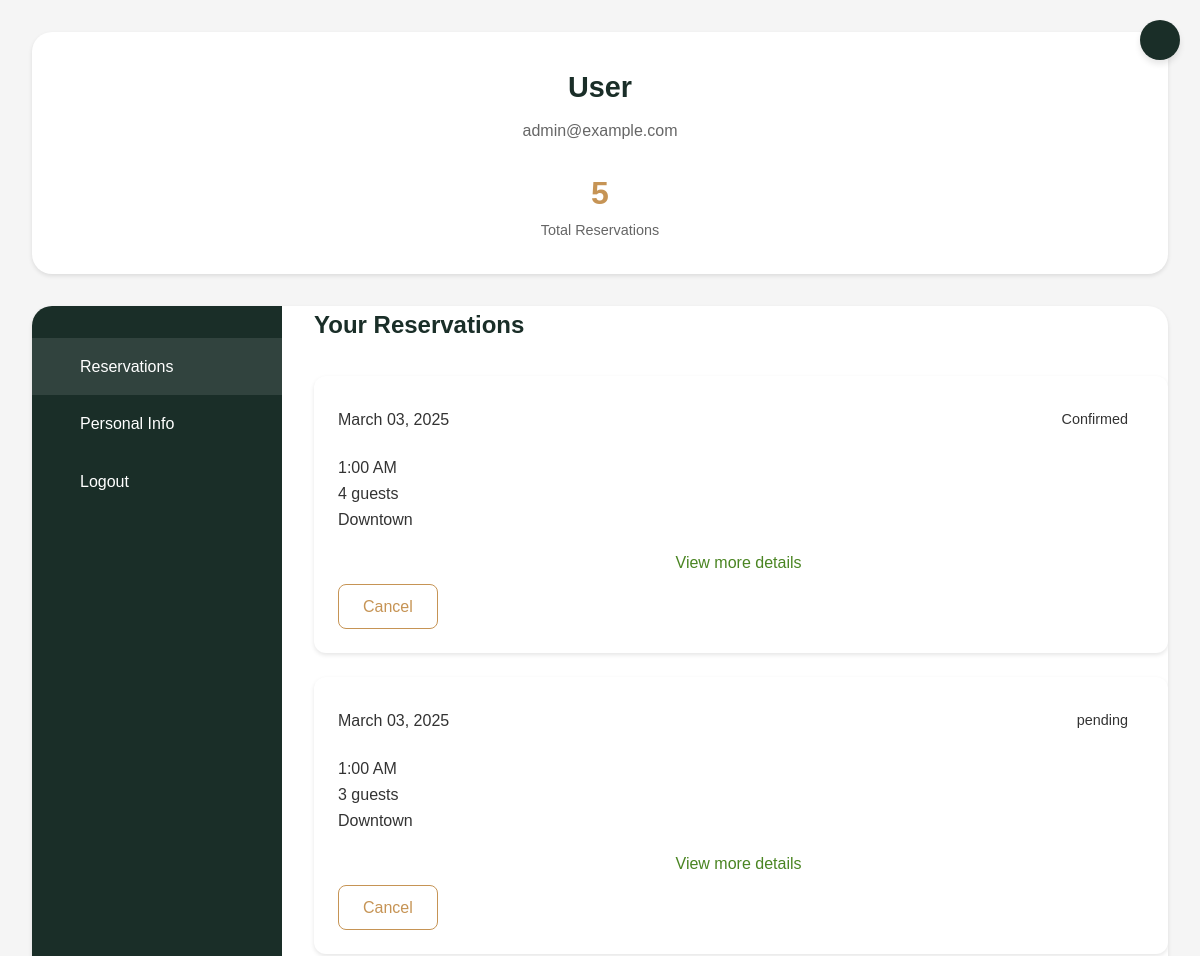
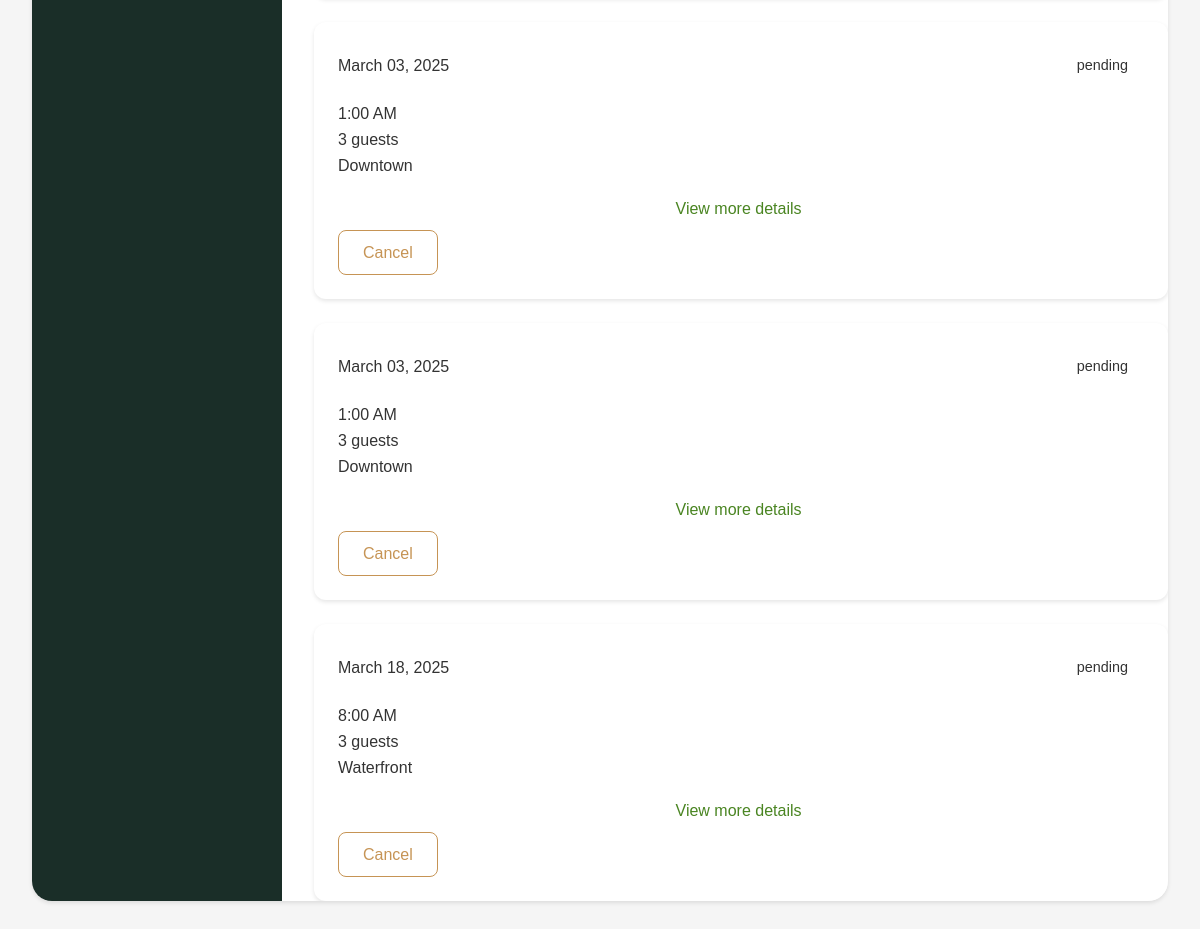
Screenshot of /profile (signed in) with the database file from the repository (2 pictures, top to bottom).
### app.py (models this page shows)
class User(UserMixin, db.Model):
    __tablename__ = "users"
    id = db.Column(db.Integer, primary_key=True)
    name = db.Column(db.String(100), nullable=False)
    email = db.Column(db.String(100), unique=True, nullable=False)
    phone = db.Column(db.String(15), unique=True, nullable=False)
    password_hash = db.Column(db.Text, nullable=False)
    role = db.Column(db.String(20), nullable=False, default="customer")
    reservations = db.relationship("Reservation", back_populates="user")
    memberships = db.relationship("Membership", back_populates="user")

class Reservation(db.Model):
    __tablename__ = "reservations"
    id = db.Column(db.Integer, primary_key=True)
    user_id = db.Column(db.Integer, db.ForeignKey("users.id"), nullable=False)
    reservation_type = db.Column(db.String(50), nullable=False)
    location_id = db.Column(db.Integer, db.ForeignKey("locations.id"), nullable=False)
    availability_id = db.Column(db.Integer, db.ForeignKey("availabilities.id"), nullable=False)
    status = db.Column(db.String(20), nullable=False, default="pending")
    created_at = db.Column(db.DateTime, nullable=False, default=func.now())
    updated_at = db.Column(db.DateTime, nullable=False, default=func.now(), onupdate=func.now())
    experience_id = db.Column(db.Integer, db.ForeignKey("experiences.id"), nullable=True)
    pairing_id = db.Column(db.Integer, db.ForeignKey("pairings.id"), nullable=True)
    event_package_id = db.Column(db.Integer, db.ForeignKey("event_packages.id"), nullable=True)
    event_add_on_id = db.Column(db.Integer, db.ForeignKey("event_add_ons.id"), nullable=True)
    dining_area_id = db.Column(db.Integer, db.ForeignKey("dining_areas.id"), nullable=True)
    user = db.relationship("User", back_populates="reservations")
    location = db.relationship("Location", back_populates="reservations")
    availability = db.relationship("Availability", back_populates="reservations")
    experience = db.relationship("Experience", back_populates="reservations", foreign_keys=[experience_id])
    pairing = db.relationship("Pairing", back_populates="reservations", foreign_keys=[pairing_id])
    event_package = db.relationship("EventPackage", back_populates="reservations", foreign_keys=[event_package_id])
    event_add_on = db.relationship("EventAddOn", back_populates="reservations", foreign_keys=[event_add_on_id])
    dining_area = db.relationship("DiningArea", back_populates="reservations", foreign_keys=[dining_area_id])
    dietary_preferences = db.relationship("DietaryPreference", back_populates="reservation")
    memberships = db.relationship("Membership", back_populates="reservation", foreign_keys="Membership.reservation_id")
    guest_info = db.relationship("GuestInfo", back_populates="reservation")
    total_price = db.Column(db.Integer, nullable=True)
    event_package_price = db.Column(db.Integer, nullable=True)
    dining_area_price = db.Column(db.Integer, nullable=True)
    experience_price = db.Column(db.Integer, nullable=True)
    add_on_price = db.Column(db.Integer, nullable=True)
    pairing_price = db.Column(db.Integer, nullable=True)

class Location(db.Model):
    __tablename__ = "locations"
    id = db.Column(db.Integer, primary_key=True)
    name = db.Column(db.String(100), nullable=False)
    address = db.Column(db.String(200), nullable=False)
    operating_hours = db.Column(db.String(50), nullable=True)
    contact_number = db.Column(db.String(15), nullable=True)
    tags1 = db.Column(db.String(50), nullable=True)
    tags2 = db.Column(db.String(50), nullable=True)
    tags3 = db.Column(db.String(50), nullable=True)
    image_url = db.Column(db.String(100), nullable=True)
    availability_status = db.Column(db.Boolean, default=True)
    reservations = db.relationship("Reservation", back_populates="location")

### app.py (the view)
@app.route('/profile', methods=['GET', 'POST'])
def profile():
    if not current_user.is_authenticated:
        return redirect(url_for('login'))
    user = User.query.get(current_user.id)
    reservations = Reservation.query.filter_by(user_id=current_user.id).all()
    reservation_details = []
    for reservation in reservations:
        location = Location.query.get(reservation.location_id) if reservation.location_id else None
        availability = Availability.query.get(reservation.availability_id) if reservation.availability_id else None
        guest_info = reservation.guest_info[0] if reservation.guest_info else None
        package_details = {}
        if reservation.reservation_type and "standard" in reservation.reservation_type.lower():
            if reservation.dining_area_id:
                dining = DiningArea.query.get(reservation.dining_area_id)
                package_details['name'] = dining.name if dining else "Standard Dining"
                package_details['price'] = reservation.dining_area_price or 0
        elif reservation.reservation_type and "private" in reservation.reservation_type.lower():
            if reservation.event_package_id:
                package = EventPackage.query.get(reservation.event_package_id)
                package_details['name'] = package.name if package else "Private Event"
                package_details['price'] = reservation.event_package_price or 0
        elif reservation.reservation_type and ("chef" in reservation.reservation_type.lower() or "table" in reservation.reservation_type.lower()):
            if reservation.experience_id:
                exp = Experience.query.get(reservation.experience_id)
                package_details['name'] = exp.name if exp else "Chef's Table"
                package_details['price'] = reservation.experience_price or 0
            if reservation.event_add_on_id:
                addon = EventAddOn.query.get(reservation.event_add_on_id)
                package_details['addon'] = addon.name if addon else "Add-on"
                package_details['addon_price'] = reservation.add_on_price or 0
        dietary_prefs = [pref.preference for pref in reservation.dietary_preferences] if hasattr(reservation, 'dietary_preferences') else []
        formatted_date = availability.date.strftime('%B %d, %Y') if availability and hasattr(availability, 'date') else "Not specified"
        formatted_time = availability.formatted_start_time if availability and hasattr(availability, 'formatted_start_time') else "Not specified"
        details = {
            'id': reservation.id,
            'location': location.name if location else "Not specified",
            'date': formatted_date,
            'time': formatted_time,
            'type': reservation.reservation_type or "Standard Reservation",
            'guests': guest_info.numberofguests if guest_info else "Not specified",
            'status': reservation.status or "Pending",
            'total_price': reservation.total_price or 0,
            'package': package_details.get('name', 'None'),
            'package_price': package_details.get('price', 0),
            'dietary_preferences': ', '.join(dietary_prefs) if dietary_prefs else "None",
            'special_requests': guest_info.specialrequests if guest_info and hasattr(guest_info, 'specialrequests') else "None"
        }
        if 'addon' in package_details:
            details['addon'] = package_details['addon']
            details['addon_price'] = package_details.get('addon_price', 0)
        reservation_details.append(details)
    if request.method == 'POST':
        pass
    return render_template('profile.html', user=user, reservations=reservation_details)

### app.py (called while the page is built)
@login.user_loader
def load_user(user_id):
    print("Loading user with ID:", user_id)
    return User.query.get(int(user_id))

    @property
    def formatted_start_time(self):
        return self.start_time.strftime("%I:%M %p").lstrip("0")

### templates/profile.html (shortened to what this page needs)
<!DOCTYPE html>
<html lang="en">
<head>
    <link rel="stylesheet" href="{{ url_for('static', filename='profile.css') }}">
</head>
<body>
    <a href="{{ url_for('home') }}" class="close-btn"></a>
    <div class="profile-container">
        <div class="profile-header">
            <div class="profile-info">
                <h1 class="profile-name">{{ user.fullname if user.fullname else 'User' }}</h1>
                <p class="profile-email">{{ user.email }}</p>
                <div class="profile-stats">
                    <div class="stat-item">
                        <div class="stat-number">{{ reservations|length }}</div>
                        <div class="stat-label">Total Reservations</div>
                    </div>
                </div>
            </div>
        </div>
        <div class="profile-content">
            <div class="profile-sidebar">
                <ul class="sidebar-menu">
                    <li>
                        <a href="#" data-tab="reservations" class="active">
                            <span class="menu-text">Reservations</span>
                        </a>
                    </li>
                    <li>
                        <a href="#" data-tab="personal-info">
                            <span class="menu-text">Personal Info</span>
                        </a>
                    </li>
                    <li>
                        <a href="#" data-tab="logout">
                            <span class="menu-text">Logout</span>
                        </a>
                    </li>
                </ul>
            </div>
            <div class="tab-contents">
                <div class="tab-content active" id="reservations">
                    <h2 class="section-title">Your Reservations</h2>
                    <div class="reservations-grid">
                        {% for reservation in reservations %}
                        <div class="reservation-card" id="reservation-{{ reservation.id }}">
                            <div class="reservation-header">
                                <div class="reservation-date">{{ reservation.date }}</div>
                                <span class="reservation-status status-{{ reservation.status|lower }}">{{ reservation.status }}</span>
                            </div>
                            <div class="reservation-details">
                                <div class="detail-item">
                                    <span>{{ reservation.time }}</span>
                                </div>
                                <div class="detail-item">
                                    <span>{{ reservation.guests }} guests</span>
                                </div>
                                <div class="detail-item">
                                    <span>{{ reservation.location }}</span>
                                </div>
                            </div>
                            <div class="toggle-details">
                                <span>View more details</span>
                            </div>
                            <div class="reservation-actions">
                                <button class="action-btn btn-secondary" disabled>Cancel</button>
                            </div>
                        </div>
                        {% endfor %}
                    </div>
                </div>
            </div>
        </div>
    </div>
</body>
</html>

### static/profile.css (style rules this page uses)
:root { --color-primary: #1a2e28; --color-accent: #c69455; --color-background: #f5f5f5; --color-text: #333333; --color-text-light: #666666; --color-border: #dddddd; --color-success: #28a745; --color-warning: #ffc107; --shadow-sm: 0 2px 4px rgba(0, 0, 0, 0.1); --shadow-md: 0 4px 6px rgba(0, 0, 0, 0.1); --radius-sm: 8px; --radius-md: 12px; --radius-lg: 20px; }
* { margin: 0; padding: 0; box-sizing: border-box; }
body { font-family: 'Arial', sans-serif; background-color: var(--color-background); color: var(--color-text); line-height: 1.6; }
.close-btn { position: fixed; top: 20px; right: 20px; width: 40px; height: 40px; background: var(--color-primary); border-radius: 50%; display: flex; align-items: center; justify-content: center; color: white; text-decoration: none; box-shadow: var(--shadow-md); z-index: 1000; transition: transform 0.3s ease; }
.profile-container { max-width: 1200px; margin: 0 auto; padding: 2rem; }
.profile-header { background: white; padding: 2rem; border-radius: var(--radius-lg); margin-bottom: 2rem; box-shadow: var(--shadow-sm); text-align: center; }
.profile-name { font-size: 1.8rem; color: var(--color-primary); margin-bottom: 0.5rem; }
.profile-email { color: var(--color-text-light); margin-bottom: 1.5rem; }
.profile-stats { display: flex; justify-content: center; }
.stat-item { text-align: center; }
.stat-number { font-size: 2rem; font-weight: bold; color: var(--color-accent); }
.stat-label { color: var(--color-text-light); font-size: 0.9rem; }
.profile-content { display: grid; grid-template-columns: 250px 1fr; gap: 2rem; background: white; border-radius: var(--radius-lg); overflow: hidden; box-shadow: var(--shadow-sm); }
.profile-sidebar { background: var(--color-primary); padding: 2rem 0; }
.sidebar-menu { list-style: none; }
.sidebar-menu a { display: flex; align-items: center; padding: 1rem 2rem; color: white; text-decoration: none; transition: background-color 0.3s ease; gap: 1rem; }
.sidebar-menu a:hover, .sidebar-menu a.active { background: rgba(255, 255, 255, 0.1); }
.section-title { color: var(--color-primary); margin-bottom: 2rem; font-size: 1.5rem; }
.reservations-grid { display: grid; gap: 1.5rem; }
.reservation-card { background: white; border-radius: var(--radius-md); padding: 1.5rem; box-shadow: var(--shadow-sm); }
.reservation-header { display: flex; justify-content: space-between; align-items: center; margin-bottom: 1rem; }
.reservation-status { padding: 0.5rem 1rem; border-radius: var(--radius-sm); font-size: 0.9rem; }
.btn-primary, .btn-secondary { padding: 0.8rem 1.5rem; border-radius: var(--radius-sm); font-size: 1rem; cursor: pointer; transition: all 0.3s ease; }
.btn-secondary { background: transparent; color: var(--color-accent); border: 1px solid var(--color-accent); }
.tab-content { display: none; }
.tab-content.active { display: block; }

### templates/profile.html (style rules this page uses)
.reservation-card { transition: all 0.3s ease; cursor: pointer; overflow: hidden; }
.toggle-details { color: #4a8522; display: flex; align-items: center; justify-content: center; padding: 8px; margin-top: 10px; font-weight: 500; transition: all 0.3s ease; }

### rows the page displays
User: email "admin@example.com"
Reservation: status "Confirmed"
Location: location "Downtown" "Downtown" "Downtown" "Downtown"
Reservation: status "pending"
Reservation: status "pending"
Reservation: status "pending"
Reservation: status "pending"
Location: location "Waterfront"

### other values shown
{{ user.fullname if user.fullname else 'User' }} "User"
{{ reservations|length }} "5"
{{ reservation.date }} "March 03, 2025" "March 03, 2025" "March 03, 2025" "March 03, 2025" "March 18, 2025"
{{ reservation.time }} "1:00 AM" "1:00 AM" "1:00 AM" "1:00 AM" "8:00 AM"
{{ reservation.guests }} "4" "3" "3" "3" "3"
